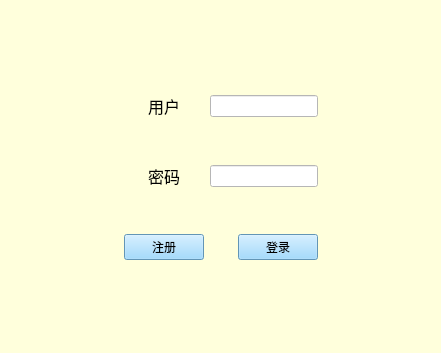
<?xml version="1.0" encoding="UTF-8"?>
<ui version="4.0">
 <class>Widget</class>
 <widget class="QWidget" name="Widget">
  <property name="geometry">
   <rect>
    <x>0</x>
    <y>0</y>
    <width>441</width>
    <height>353</height>
   </rect>
  </property>
  <property name="contextMenuPolicy">
   <enum>Qt::PreventContextMenu</enum>
  </property>
  <property name="windowTitle">
   <string>Widget</string>
  </property>
  <property name="styleSheet">
   <string notr="true">background-color: rgb(255, 255, 220);

</string>
  </property>
  <layout class="QGridLayout" name="gridLayout_2">
   <item row="1" column="1">
    <layout class="QGridLayout" name="gridLayout">
     <item row="2" column="0">
      <widget class="QLabel" name="label_2">
       <property name="font">
        <font>
         <family>AcadEref</family>
         <pointsize>10</pointsize>
        </font>
       </property>
       <property name="text">
        <string>&lt;html&gt;&lt;head/&gt;&lt;body&gt;&lt;p align=&quot;center&quot;&gt;&lt;span style=&quot; font-size:12pt;&quot;&gt;密码&lt;/span&gt;&lt;/p&gt;&lt;/body&gt;&lt;/html&gt;</string>
       </property>
      </widget>
     </item>
     <item row="3" column="0">
      <spacer name="verticalSpacer">
       <property name="orientation">
        <enum>Qt::Vertical</enum>
       </property>
       <property name="sizeHint" stdset="0">
        <size>
         <width>20</width>
         <height>40</height>
        </size>
       </property>
      </spacer>
     </item>
     <item row="1" column="0">
      <spacer name="verticalSpacer_2">
       <property name="orientation">
        <enum>Qt::Vertical</enum>
       </property>
       <property name="sizeHint" stdset="0">
        <size>
         <width>20</width>
         <height>40</height>
        </size>
       </property>
      </spacer>
     </item>
     <item row="0" column="0">
      <widget class="QLabel" name="label">
       <property name="font">
        <font>
         <family>AcadEref</family>
         <pointsize>10</pointsize>
        </font>
       </property>
       <property name="text">
        <string>&lt;html&gt;&lt;head/&gt;&lt;body&gt;&lt;p align=&quot;center&quot;&gt;&lt;span style=&quot; font-size:12pt;&quot;&gt;用户&lt;/span&gt;&lt;/p&gt;&lt;/body&gt;&lt;/html&gt;</string>
       </property>
      </widget>
     </item>
     <item row="0" column="1" colspan="2">
      <widget class="QLineEdit" name="userLineEdit">
       <property name="styleSheet">
        <string notr="true">background-color: rgb(255, 255, 255);</string>
       </property>
      </widget>
     </item>
     <item row="2" column="1" colspan="2">
      <widget class="QLineEdit" name="passwdLineEdit">
       <property name="styleSheet">
        <string notr="true">background-color: rgb(255, 255, 255);</string>
       </property>
      </widget>
     </item>
     <item row="4" column="0">
      <widget class="QPushButton" name="registerButton">
       <property name="styleSheet">
        <string notr="true">background-color: rgb(137, 208, 255);</string>
       </property>
       <property name="text">
        <string>注册</string>
       </property>
      </widget>
     </item>
     <item row="4" column="2">
      <widget class="QPushButton" name="loginButton">
       <property name="styleSheet">
        <string notr="true">background-color: rgb(137, 208, 255);</string>
       </property>
       <property name="text">
        <string>登录</string>
       </property>
      </widget>
     </item>
    </layout>
   </item>
   <item row="1" column="2">
    <spacer name="horizontalSpacer">
     <property name="orientation">
      <enum>Qt::Horizontal</enum>
     </property>
     <property name="sizeHint" stdset="0">
      <size>
       <width>40</width>
       <height>20</height>
      </size>
     </property>
    </spacer>
   </item>
   <item row="0" column="1">
    <spacer name="verticalSpacer_4">
     <property name="orientation">
      <enum>Qt::Vertical</enum>
     </property>
     <property name="sizeHint" stdset="0">
      <size>
       <width>20</width>
       <height>40</height>
      </size>
     </property>
    </spacer>
   </item>
   <item row="2" column="1">
    <spacer name="verticalSpacer_3">
     <property name="orientation">
      <enum>Qt::Vertical</enum>
     </property>
     <property name="sizeHint" stdset="0">
      <size>
       <width>20</width>
       <height>40</height>
      </size>
     </property>
    </spacer>
   </item>
   <item row="1" column="0">
    <spacer name="horizontalSpacer_2">
     <property name="orientation">
      <enum>Qt::Horizontal</enum>
     </property>
     <property name="sizeHint" stdset="0">
      <size>
       <width>40</width>
       <height>20</height>
      </size>
     </property>
    </spacer>
   </item>
  </layout>
 </widget>
 <layoutdefault spacing="6" margin="11"/>
 <resources/>
 <connections/>
</ui>
